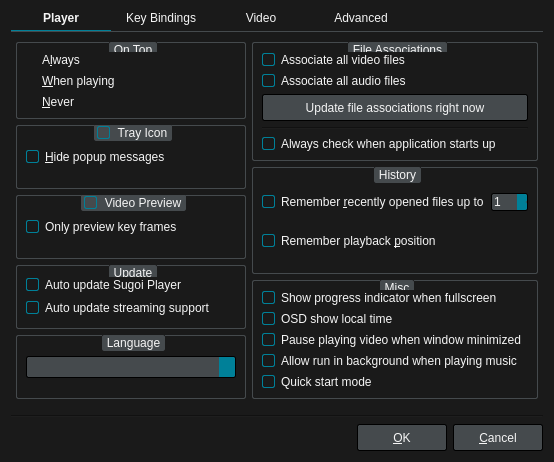
<?xml version="1.0" encoding="UTF-8"?>
<ui version="4.0">
 <class>PreferencesDialog</class>
 <widget class="QDialog" name="PreferencesDialog">
  <property name="geometry">
   <rect>
    <x>0</x>
    <y>0</y>
    <width>554</width>
    <height>462</height>
   </rect>
  </property>
  <property name="windowTitle">
   <string>Preferences</string>
  </property>
  <property name="styleSheet">
   <string notr="true">QWidget {
	font: 12px &quot;Noto Sans&quot;, &quot;FreeSans&quot;;
	background: #1A1A1A;
	color: whitesmoke;
}

/* QHeaderView for QTableWidget has to be set here */

QTableWidget QHeaderView::section {
	padding: 4px 2px;
	background: #454A4D;
	border: 1px solid #212121;
}

/* QRadioButton */

QRadioButton::indicator {
	width: 6px;
	height: 6px;
	border-radius: 5px;
	padding: 2px;
}
QRadioButton::indicator:unchecked {
	border: 1px solid whitesmoke;
	image: none;
}
QRadioButton::indicator:checked {
	border: 1px solid #008098;
	image: url(:/images/selected.svg);
}

/* QCheckBox */

QCheckBox::indicator,
QGroupBox::indicator{
	width: 11px;
	height: 11px;
	border: 1px solid #008098;
	border-radius: 2px;
}
QCheckBox::indicator:unchecked,
QGroupBox::indicator:unchecked {
	border: 1px solid whitesmoke;
	background: #1A1A1A;
	image: none;
}
QCheckBox::indicator:checked,
QGroupBox::indicator:checked {
	border: 1px solid #008098;
	background: #008098;
	image: url(:/images/checked.svg);
}

/* QComboBox */

QComboBox {
	background: #454A4D;
	border: 1px solid #000;
	border-radius: 2px;
	padding: 2px;
}
QComboBox:focus {
	border: 1px solid #008098;
}
QComboBox::drop-down {
	background: #008098;
	border-top-right-radius: 2px;
	border-bottom-right-radius: 2px;
}
QComboBox::down-arrow {
	image: url(:/images/down-arrow.svg);
}

/* QLineEdit */

QLineEdit {
	background: #000;
	border: 1px solid #454A4D;
	padding: 2px;
}
QLineEdit:focus {
	border: 1px solid #008098;
}

/* QPushButton */

QPushButton {
	background: #454A4D;
	border: 1px solid #000;
	border-radius: 2px;
	color: whitesmoke;
	min-width: 76px;
	min-height: 17px;
	padding: 4px 6px;
}
QPushButton:focus {
	border: 1px solid #008098;
	outline: none;
}
QPushButton:pressed {
	background: #2E3133;
}
QPushButton:disabled {
	background: transparent;
	border: 1px solid #454A4D;
	color: #6F6F6F;
}

/* QSpinBox */

QSpinBox {
	background: #454A4D;
	border: 1px solid #000;
	border-radius: 2px;
}
QSpinBox:focus {
	border: 1px solid #008098;
}
QSpinBox::disabled {
	color: #6F6F6F;
}
QSpinBox::up-button,
QSpinBox::down-button {
	background: #008098;
	border: none;
	border-top-right-radius: 2px;
	border-bottom-right-radius: 2px;
	width: 10px;
}
QSpinBox::up-arrow {
	background: url(:/images/up-arrow.svg);
}
QSpinBox::down-arrow {
	background: url(:/images/down-arrow.svg);
}

/* QGroupBox */

QGroupBox {
	border: 1px solid #454A4D;
	border-radius: 2px;
	margin-top: 0.5em;
}
QGroupBox::title {
	subcontrol-origin: margin;
	subcontrol-position: top center;
	background: #454A4D;
	border: 1px solid #454A4D;
	border-radius: 2px;
	padding: 0 2px;
}

/* QScrollBar */

QScrollBar:vertical {
	padding-left: 1px;
	width: 6px;
}
QScrollBar::handle:vertical {
	background: #008098;
	border-radius: 2px;
	min-height: 10px;
}
QScrollBar::add-line:vertical,
QScrollBar::sub-line:vertical {
	border: none;
}
QScrollBar::add-page:vertical,
QScrollBar::sub-page:vertical  {
	background: #383838;
	margin: 0 2px;
}
QScrollBar::up-arrow:vertical,
QScrollBar::down-arrow:vertical {
	background: transparent;
}

QScrollBar:horizontal {
	height: 6px;
	padding-top: 1px;
}
QScrollBar::handle:horizontal {
	background: #008098;
	border-radius: 2px;
	min-width: 10px;
}
QScrollBar::add-line:horizontal,
QScrollBar::sub-line:horizontal {
	border: none;
}
QScrollBar::add-page:horizontal,
QScrollBar::sub-page:horizontal {
	background: #383838;
	margin: 2px 0;
}
QScrollBar::left-arrow:horizontal,
QScrollBar::right-arrow:horizontal {
	background: transparent;
}</string>
  </property>
  <layout class="QVBoxLayout" name="verticalLayout_12">
   <item>
    <widget class="QTabWidget" name="tabWidget">
     <property name="styleSheet">
      <string notr="true">QTabWidget::pane { /* The tab widget frame */
	border-top: 1px solid #454A4D;
	padding: 5px 0px;
}

QTabWidget::tab-bar { alignment: center; }

/* Style the tab using the tab sub-control. Note that
    it reads QTabBar _not_ QTabWidget */
QTabBar::tab {
	border-style: none;
	padding-bottom: 5px;
	min-width: 100px;
}
QTabBar::tab:selected {
	border-bottom: 1px solid #008098;
	font-weight: bold;
}
QTabBar::tab:!selected {
	font-weight: normal;
	margin-bottom: 1px;
}</string>
     </property>
     <property name="currentIndex">
      <number>0</number>
     </property>
     <widget class="QWidget" name="tab">
      <attribute name="title">
       <string>Player</string>
      </attribute>
      <layout class="QHBoxLayout" name="horizontalLayout_5">
       <property name="leftMargin">
        <number>5</number>
       </property>
       <property name="topMargin">
        <number>5</number>
       </property>
       <property name="rightMargin">
        <number>5</number>
       </property>
       <property name="bottomMargin">
        <number>5</number>
       </property>
       <item>
        <layout class="QVBoxLayout" name="verticalLayout">
         <item>
          <widget class="QGroupBox" name="groupBox">
           <property name="title">
            <string>On Top</string>
           </property>
           <layout class="QVBoxLayout" name="verticalLayout_2">
            <item>
             <widget class="QRadioButton" name="alwaysRadioButton">
              <property name="text">
               <string>A&amp;lways</string>
              </property>
             </widget>
            </item>
            <item>
             <widget class="QRadioButton" name="playingRadioButton">
              <property name="text">
               <string>&amp;When playing</string>
              </property>
             </widget>
            </item>
            <item>
             <widget class="QRadioButton" name="neverRadioButton">
              <property name="text">
               <string>&amp;Never</string>
              </property>
              <property name="checked">
               <bool>true</bool>
              </property>
             </widget>
            </item>
           </layout>
          </widget>
         </item>
         <item>
          <widget class="QGroupBox" name="groupBox_2">
           <property name="title">
            <string>Tray Icon</string>
           </property>
           <property name="checkable">
            <bool>true</bool>
           </property>
           <layout class="QVBoxLayout" name="verticalLayout_3">
            <item>
             <widget class="QCheckBox" name="hidePopupCheckBox">
              <property name="text">
               <string>&amp;Hide popup messages</string>
              </property>
             </widget>
            </item>
           </layout>
          </widget>
         </item>
         <item>
          <widget class="QGroupBox" name="groupBox_9">
           <property name="enabled">
            <bool>false</bool>
           </property>
           <property name="toolTip">
            <string>Video preview is SLOW. Enable this will increase CPU and memory usage, and the player may also get a little stutters.</string>
           </property>
           <property name="title">
            <string>Video Preview</string>
           </property>
           <property name="checkable">
            <bool>true</bool>
           </property>
           <property name="checked">
            <bool>false</bool>
           </property>
           <layout class="QVBoxLayout" name="verticalLayout_11">
            <item>
             <widget class="QCheckBox" name="keyFrameCheckBox">
              <property name="toolTip">
               <string>Only preview key frames will make decode much more faster.</string>
              </property>
              <property name="text">
               <string>Only preview key frames</string>
              </property>
              <property name="checked">
               <bool>true</bool>
              </property>
             </widget>
            </item>
           </layout>
          </widget>
         </item>
         <item>
          <widget class="QGroupBox" name="groupBox_10">
           <property name="title">
            <string>Update</string>
           </property>
           <layout class="QVBoxLayout" name="verticalLayout_13">
            <item>
             <widget class="QCheckBox" name="autoUpdatePlayerCheckBox">
              <property name="text">
               <string>Auto update Sugoi Player</string>
              </property>
             </widget>
            </item>
            <item>
             <widget class="QCheckBox" name="autoUpdateStreamingSupportCheckBox">
              <property name="text">
               <string>Auto update streaming support</string>
              </property>
             </widget>
            </item>
           </layout>
          </widget>
         </item>
         <item>
          <widget class="QGroupBox" name="groupBox_6">
           <property name="title">
            <string>Language</string>
           </property>
           <layout class="QHBoxLayout" name="horizontalLayout_3">
            <item>
             <widget class="QComboBox" name="langComboBox">
              <property name="sizePolicy">
               <sizepolicy hsizetype="Expanding" vsizetype="Fixed">
                <horstretch>0</horstretch>
                <verstretch>0</verstretch>
               </sizepolicy>
              </property>
             </widget>
            </item>
           </layout>
          </widget>
         </item>
        </layout>
       </item>
       <item>
        <layout class="QVBoxLayout" name="verticalLayout_9">
         <item>
          <widget class="QGroupBox" name="groupBox_4">
           <property name="title">
            <string>File Associations</string>
           </property>
           <layout class="QVBoxLayout" name="verticalLayout_7">
            <item>
             <widget class="QCheckBox" name="assocVideoCheckBox">
              <property name="text">
               <string>Associate all video files</string>
              </property>
              <property name="checked">
               <bool>true</bool>
              </property>
             </widget>
            </item>
            <item>
             <widget class="QCheckBox" name="assocAudioCheckBox">
              <property name="text">
               <string>Associate all audio files</string>
              </property>
              <property name="checked">
               <bool>true</bool>
              </property>
             </widget>
            </item>
            <item>
             <widget class="QPushButton" name="updateAssocButton">
              <property name="text">
               <string>Update file associations right now</string>
              </property>
             </widget>
            </item>
            <item>
             <widget class="Line" name="line_2">
              <property name="orientation">
               <enum>Qt::Horizontal</enum>
              </property>
             </widget>
            </item>
            <item>
             <widget class="QCheckBox" name="alwaysAssocCheckBox">
              <property name="sizePolicy">
               <sizepolicy hsizetype="Minimum" vsizetype="Fixed">
                <horstretch>0</horstretch>
                <verstretch>0</verstretch>
               </sizepolicy>
              </property>
              <property name="text">
               <string>Always check when application starts up</string>
              </property>
              <property name="checked">
               <bool>true</bool>
              </property>
             </widget>
            </item>
           </layout>
          </widget>
         </item>
         <item>
          <widget class="QGroupBox" name="groupBox_5">
           <property name="title">
            <string>History</string>
           </property>
           <layout class="QVBoxLayout" name="verticalLayout_6">
            <item>
             <layout class="QHBoxLayout" name="horizontalLayout_6">
              <item>
               <widget class="QCheckBox" name="recentCheckBox">
                <property name="text">
                 <string>Remember &amp;recently opened files up to</string>
                </property>
                <property name="checked">
                 <bool>true</bool>
                </property>
               </widget>
              </item>
              <item>
               <widget class="QSpinBox" name="recentSpinBox">
                <property name="minimum">
                 <number>1</number>
                </property>
                <property name="maximum">
                 <number>100</number>
                </property>
               </widget>
              </item>
             </layout>
            </item>
            <item>
             <widget class="QCheckBox" name="resumeCheckBox">
              <property name="text">
               <string>Remember playback &amp;position</string>
              </property>
              <property name="checked">
               <bool>true</bool>
              </property>
             </widget>
            </item>
           </layout>
          </widget>
         </item>
         <item>
          <widget class="QGroupBox" name="groupBox_8">
           <property name="title">
            <string>Misc</string>
           </property>
           <layout class="QVBoxLayout" name="verticalLayout_10">
            <item>
             <widget class="QCheckBox" name="showFullscreenIndicatorCheckBox">
              <property name="toolTip">
               <string>Sugoi Player will show a thin progress bar if the seek bar is hidden if you enable this.</string>
              </property>
              <property name="text">
               <string>Show progress indicator when fullscreen</string>
              </property>
             </widget>
            </item>
            <item>
             <widget class="QCheckBox" name="osdShowLocalTimeCheckBox">
              <property name="text">
               <string>OSD show local time</string>
              </property>
             </widget>
            </item>
            <item>
             <widget class="QCheckBox" name="pauseWhenMinimizedCheckBox">
              <property name="toolTip">
               <string/>
              </property>
              <property name="text">
               <string>Pause playing video when window minimized</string>
              </property>
             </widget>
            </item>
            <item>
             <widget class="QCheckBox" name="backgroundNotAskCheckBox">
              <property name="toolTip">
               <string>If you disable this, there will always be a message box asking you wether to run in background or not when you close Sugoi Player while it is playing music.</string>
              </property>
              <property name="text">
               <string>Allow run in background when playing music</string>
              </property>
             </widget>
            </item>
            <item>
             <widget class="QCheckBox" name="quickStartCheckBox">
              <property name="toolTip">
               <string>Sugoi Player will always stay in background and auto starts when the system starts if you enable this.</string>
              </property>
              <property name="text">
               <string>Quick start mode</string>
              </property>
              <property name="checked">
               <bool>true</bool>
              </property>
             </widget>
            </item>
           </layout>
          </widget>
         </item>
        </layout>
       </item>
      </layout>
     </widget>
     <widget class="QWidget" name="tab_3">
      <attribute name="title">
       <string>Key Bindings</string>
      </attribute>
      <layout class="QVBoxLayout" name="verticalLayout_5">
       <property name="leftMargin">
        <number>0</number>
       </property>
       <property name="topMargin">
        <number>0</number>
       </property>
       <property name="rightMargin">
        <number>0</number>
       </property>
       <property name="bottomMargin">
        <number>0</number>
       </property>
       <item>
        <widget class="QLabel" name="label_6">
         <property name="styleSheet">
          <string notr="true">QLabel {
	color: #6F6F6F;
}</string>
         </property>
         <property name="text">
          <string>Prefix a command with 'mpv' to make it run as an input command.</string>
         </property>
         <property name="wordWrap">
          <bool>true</bool>
         </property>
        </widget>
       </item>
       <item>
        <widget class="QTableWidget" name="infoWidget">
         <property name="styleSheet">
          <string notr="true">/* QHeaderView set under main stylesheet (QDialog) */

QTableWidget {
	border: 1px solid #212121;
	background: black;
}

QTableWidget::item {
	alternate-background-color: #141414;
}
QTableWidget::item:alternate {
    background: #141414;
}
QTableWidget::item:selected {
	background: #008098;
}</string>
         </property>
         <property name="editTriggers">
          <set>QAbstractItemView::NoEditTriggers</set>
         </property>
         <property name="tabKeyNavigation">
          <bool>false</bool>
         </property>
         <property name="showDropIndicator" stdset="0">
          <bool>false</bool>
         </property>
         <property name="alternatingRowColors">
          <bool>true</bool>
         </property>
         <property name="selectionMode">
          <enum>QAbstractItemView::SingleSelection</enum>
         </property>
         <property name="selectionBehavior">
          <enum>QAbstractItemView::SelectRows</enum>
         </property>
         <property name="sortingEnabled">
          <bool>true</bool>
         </property>
         <property name="cornerButtonEnabled">
          <bool>false</bool>
         </property>
         <attribute name="horizontalHeaderCascadingSectionResizes">
          <bool>false</bool>
         </attribute>
         <attribute name="horizontalHeaderHighlightSections">
          <bool>false</bool>
         </attribute>
         <attribute name="horizontalHeaderStretchLastSection">
          <bool>true</bool>
         </attribute>
         <attribute name="verticalHeaderVisible">
          <bool>false</bool>
         </attribute>
         <attribute name="verticalHeaderHighlightSections">
          <bool>false</bool>
         </attribute>
         <column>
          <property name="text">
           <string>Key</string>
          </property>
         </column>
         <column>
          <property name="text">
           <string>Command</string>
          </property>
         </column>
         <column>
          <property name="text">
           <string>Label</string>
          </property>
         </column>
        </widget>
       </item>
       <item>
        <layout class="QHBoxLayout" name="horizontalLayout_4">
         <item>
          <widget class="QPushButton" name="addKeyButton">
           <property name="styleSheet">
            <string notr="true">QPushButton {
    min-width: 40px;
}</string>
           </property>
           <property name="icon">
            <iconset resource="../resources.qrc">
             <normaloff>:/images/add.svg</normaloff>:/images/add.svg</iconset>
           </property>
          </widget>
         </item>
         <item>
          <widget class="QPushButton" name="removeKeyButton">
           <property name="enabled">
            <bool>false</bool>
           </property>
           <property name="styleSheet">
            <string notr="true">QPushButton {
    min-width: 40px;
}</string>
           </property>
           <property name="icon">
            <iconset resource="../resources.qrc">
             <normaloff>:/images/remove.svg</normaloff>:/images/remove.svg</iconset>
           </property>
          </widget>
         </item>
         <item>
          <widget class="QPushButton" name="editKeyButton">
           <property name="enabled">
            <bool>false</bool>
           </property>
           <property name="styleSheet">
            <string notr="true">QPushButton {
    min-width: 40px;
}</string>
           </property>
           <property name="icon">
            <iconset resource="../resources.qrc">
             <normaloff>:/images/edit.svg</normaloff>:/images/edit.svg</iconset>
           </property>
          </widget>
         </item>
         <item>
          <spacer name="horizontalSpacer_5">
           <property name="orientation">
            <enum>Qt::Horizontal</enum>
           </property>
           <property name="sizeHint" stdset="0">
            <size>
             <width>40</width>
             <height>20</height>
            </size>
           </property>
          </spacer>
         </item>
         <item>
          <widget class="QPushButton" name="resetKeyButton">
           <property name="styleSheet">
            <string notr="true">/* resetKeyButton */

QPushButton {
	background: #A51051;
	border: 1px solid #A51051;
}
QPushButton:focus {
	border: 1px solid #008098;
}
QPushButton:pressed {
	background: #650A32;
}</string>
           </property>
           <property name="text">
            <string>Rese&amp;t All</string>
           </property>
          </widget>
         </item>
        </layout>
       </item>
      </layout>
     </widget>
     <widget class="QWidget" name="tab_2">
      <attribute name="title">
       <string>Video</string>
      </attribute>
      <layout class="QVBoxLayout" name="verticalLayout_4">
       <property name="leftMargin">
        <number>5</number>
       </property>
       <property name="topMargin">
        <number>5</number>
       </property>
       <property name="rightMargin">
        <number>5</number>
       </property>
       <property name="bottomMargin">
        <number>5</number>
       </property>
       <item>
        <layout class="QHBoxLayout" name="horizontalLayout">
         <item>
          <widget class="QCheckBox" name="autoFitCheckBox">
           <property name="text">
            <string>&amp;Auto-Fit Window:</string>
           </property>
          </widget>
         </item>
         <item>
          <widget class="QComboBox" name="comboBox">
           <property name="currentIndex">
            <number>2</number>
           </property>
           <item>
            <property name="text">
             <string>50%</string>
            </property>
           </item>
           <item>
            <property name="text">
             <string>75%</string>
            </property>
           </item>
           <item>
            <property name="text">
             <string>100%</string>
            </property>
           </item>
           <item>
            <property name="text">
             <string>200%</string>
            </property>
           </item>
          </widget>
         </item>
         <item>
          <spacer name="spacer">
           <property name="orientation">
            <enum>Qt::Horizontal</enum>
           </property>
           <property name="sizeHint" stdset="0">
            <size>
             <width>40</width>
             <height>20</height>
            </size>
           </property>
          </spacer>
         </item>
        </layout>
       </item>
       <item>
        <widget class="QGroupBox" name="groupBox_3">
         <property name="title">
          <string>Screenshot</string>
         </property>
         <layout class="QGridLayout" name="gridLayout">
          <item row="3" column="0">
           <widget class="QLabel" name="label_2">
            <property name="text">
             <string>File Name Template:</string>
            </property>
            <property name="alignment">
             <set>Qt::AlignRight|Qt::AlignTrailing|Qt::AlignVCenter</set>
            </property>
           </widget>
          </item>
          <item row="2" column="1">
           <widget class="QComboBox" name="formatComboBox">
            <item>
             <property name="text">
              <string>jpg</string>
             </property>
            </item>
            <item>
             <property name="text">
              <string>png</string>
             </property>
            </item>
            <item>
             <property name="text">
              <string>tga</string>
             </property>
            </item>
           </widget>
          </item>
          <item row="4" column="1">
           <widget class="QPushButton" name="changeButton">
            <property name="text">
             <string>Chang&amp;e...</string>
            </property>
           </widget>
          </item>
          <item row="2" column="0">
           <widget class="QLabel" name="label">
            <property name="text">
             <string>File Format:</string>
            </property>
            <property name="alignment">
             <set>Qt::AlignRight|Qt::AlignTrailing|Qt::AlignVCenter</set>
            </property>
           </widget>
          </item>
          <item row="3" column="1">
           <widget class="QLineEdit" name="templateLineEdit">
            <property name="text">
             <string>screenshot%#04n</string>
            </property>
           </widget>
          </item>
          <item row="4" column="0">
           <widget class="QLabel" name="label_3">
            <property name="text">
             <string>Default Save Location:</string>
            </property>
            <property name="alignment">
             <set>Qt::AlignRight|Qt::AlignTrailing|Qt::AlignVCenter</set>
            </property>
           </widget>
          </item>
          <item row="2" column="2">
           <spacer name="horizontalSpacer">
            <property name="orientation">
             <enum>Qt::Horizontal</enum>
            </property>
            <property name="sizeHint" stdset="0">
             <size>
              <width>40</width>
              <height>20</height>
             </size>
            </property>
           </spacer>
          </item>
          <item row="3" column="2">
           <spacer name="horizontalSpacer_2">
            <property name="orientation">
             <enum>Qt::Horizontal</enum>
            </property>
            <property name="sizeHint" stdset="0">
             <size>
              <width>40</width>
              <height>20</height>
             </size>
            </property>
           </spacer>
          </item>
          <item row="4" column="2">
           <spacer name="horizontalSpacer_3">
            <property name="orientation">
             <enum>Qt::Horizontal</enum>
            </property>
            <property name="sizeHint" stdset="0">
             <size>
              <width>40</width>
              <height>20</height>
             </size>
            </property>
           </spacer>
          </item>
          <item row="0" column="0">
           <widget class="QCheckBox" name="checkBox">
            <property name="text">
             <string>Always show the &amp;save window</string>
            </property>
           </widget>
          </item>
         </layout>
        </widget>
       </item>
       <item>
        <spacer name="verticalSpacer">
         <property name="orientation">
          <enum>Qt::Vertical</enum>
         </property>
         <property name="sizeHint" stdset="0">
          <size>
           <width>20</width>
           <height>40</height>
          </size>
         </property>
        </spacer>
       </item>
      </layout>
     </widget>
     <widget class="QWidget" name="tab_4">
      <attribute name="title">
       <string>Advanced</string>
      </attribute>
      <layout class="QVBoxLayout" name="verticalLayout_8">
       <item>
        <widget class="QGroupBox" name="groupBox_7">
         <property name="title">
          <string>Command Line</string>
         </property>
         <layout class="QGridLayout" name="gridLayout_2">
          <item row="0" column="0">
           <widget class="QLabel" name="label_5">
            <property name="text">
             <string>mpv msg-level:</string>
            </property>
           </widget>
          </item>
          <item row="0" column="1">
           <widget class="QComboBox" name="msgLvlComboBox">
            <property name="currentIndex">
             <number>-1</number>
            </property>
           </widget>
          </item>
          <item row="0" column="2">
           <spacer name="horizontalSpacer_4">
            <property name="orientation">
             <enum>Qt::Horizontal</enum>
            </property>
            <property name="sizeHint" stdset="0">
             <size>
              <width>40</width>
              <height>20</height>
             </size>
            </property>
           </spacer>
          </item>
         </layout>
        </widget>
       </item>
       <item>
        <spacer name="verticalSpacer_4">
         <property name="orientation">
          <enum>Qt::Vertical</enum>
         </property>
         <property name="sizeHint" stdset="0">
          <size>
           <width>20</width>
           <height>40</height>
          </size>
         </property>
        </spacer>
       </item>
      </layout>
     </widget>
    </widget>
   </item>
   <item>
    <widget class="Line" name="line">
     <property name="orientation">
      <enum>Qt::Horizontal</enum>
     </property>
    </widget>
   </item>
   <item>
    <layout class="QHBoxLayout" name="horizontalLayout_2">
     <item>
      <spacer name="spacer_3">
       <property name="orientation">
        <enum>Qt::Horizontal</enum>
       </property>
       <property name="sizeHint" stdset="0">
        <size>
         <width>40</width>
         <height>20</height>
        </size>
       </property>
      </spacer>
     </item>
     <item>
      <widget class="QPushButton" name="okButton">
       <property name="text">
        <string>&amp;OK</string>
       </property>
      </widget>
     </item>
     <item>
      <widget class="QPushButton" name="cancelButton">
       <property name="text">
        <string>&amp;Cancel</string>
       </property>
       <property name="default">
        <bool>true</bool>
       </property>
      </widget>
     </item>
    </layout>
   </item>
  </layout>
 </widget>
 <tabstops>
  <tabstop>tabWidget</tabstop>
  <tabstop>alwaysRadioButton</tabstop>
  <tabstop>playingRadioButton</tabstop>
  <tabstop>neverRadioButton</tabstop>
  <tabstop>groupBox_2</tabstop>
  <tabstop>hidePopupCheckBox</tabstop>
  <tabstop>langComboBox</tabstop>
  <tabstop>alwaysAssocCheckBox</tabstop>
  <tabstop>recentCheckBox</tabstop>
  <tabstop>recentSpinBox</tabstop>
  <tabstop>resumeCheckBox</tabstop>
  <tabstop>infoWidget</tabstop>
  <tabstop>addKeyButton</tabstop>
  <tabstop>removeKeyButton</tabstop>
  <tabstop>editKeyButton</tabstop>
  <tabstop>resetKeyButton</tabstop>
  <tabstop>autoFitCheckBox</tabstop>
  <tabstop>comboBox</tabstop>
  <tabstop>checkBox</tabstop>
  <tabstop>formatComboBox</tabstop>
  <tabstop>templateLineEdit</tabstop>
  <tabstop>changeButton</tabstop>
  <tabstop>msgLvlComboBox</tabstop>
  <tabstop>okButton</tabstop>
  <tabstop>cancelButton</tabstop>
 </tabstops>
 <resources>
  <include location="../resources.qrc"/>
 </resources>
 <connections/>
</ui>
